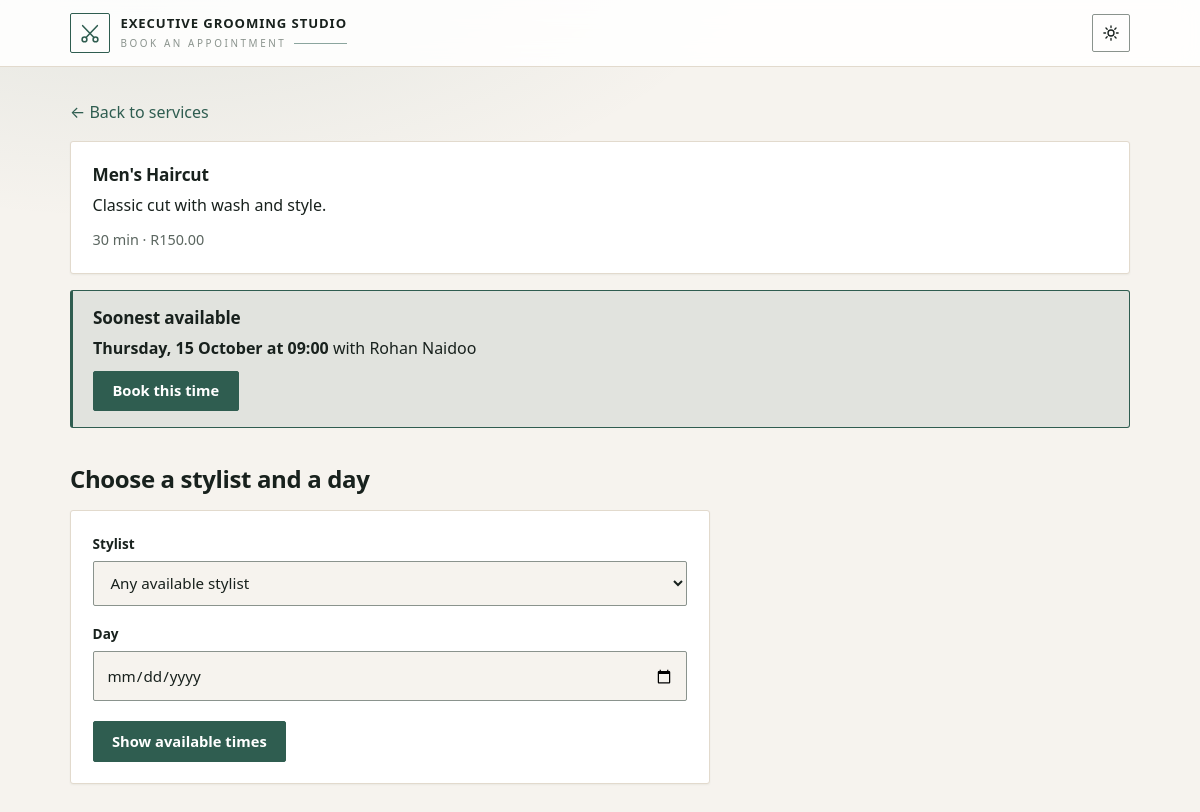
The app's page /public/book.php?service_id=1 with its own data.
### tables this page shows
CREATE TABLE Service (
    service_id INT AUTO_INCREMENT PRIMARY KEY,
    name VARCHAR(100) NOT NULL,
    description TEXT,
    duration_minutes INT NOT NULL CHECK (duration_minutes > 0),
    price DECIMAL(8,2) NOT NULL CHECK (price > 0),
    image VARCHAR(255) NULL    
);

CREATE TABLE Stylist (
    stylist_id INT AUTO_INCREMENT PRIMARY KEY,
    name VARCHAR(100) NOT NULL,
    email VARCHAR(150) NOT NULL UNIQUE,
    password_hash VARCHAR(255) NOT NULL,
    specialty VARCHAR(100),
    working_hours VARCHAR(255) NOT NULL
);

### classes/Service.php (called while the page is built, shortened)
<?php
class Service
{
    public static function find(int $serviceId): ?array
    {
        $db   = Database::getConnection();
        $stmt = $db->prepare(
            'SELECT service_id, name, description, duration_minutes, price, image
             FROM Service
             WHERE service_id = :id'
        );
        $stmt->execute([':id' => $serviceId]);
        $row = $stmt->fetch();
        return $row === false ? null : $row;
    }
}

### config/helpers.php (called while the page is built, shortened)
<?php
function e(string $text): string
{
    return htmlspecialchars($text, ENT_QUOTES, 'UTF-8');
}
function inputText(array $source, string $key, string $default = ''): string
{
    $value = $source[$key] ?? null;
    return is_string($value) ? $value : $default;
}

### classes/Stylist.php (called while the page is built, shortened)
<?php
class Stylist
{
    public static function getAll(): array
    {
        $db   = Database::getConnection();
        $stmt = $db->query(
            'SELECT stylist_id, name, specialty, working_hours
             FROM Stylist
             ORDER BY name'
        );
        return $stmt->fetchAll();
    }
    public static function getWorkingWindow(string $workingHours, DateTimeImmutable $date): ?array
    {
        $dayNumbers = ['Mon' => 1, 'Tue' => 2, 'Wed' => 3, 'Thu' => 4, 'Fri' => 5, 'Sat' => 6, 'Sun' => 7];
        $pattern    = '/^(Mon|Tue|Wed|Thu|Fri|Sat|Sun)-(Mon|Tue|Wed|Thu|Fri|Sat|Sun)\s+(\d{2}):(\d{2})-(\d{2}):(\d{2})$/';
        if (!preg_match($pattern, trim($workingHours), $m)) {
            return null;
        }
        $firstDay = $dayNumbers[$m[1]];
        $lastDay  = $dayNumbers[$m[2]];
        $today    = (int) $date->format('N');
        if ($firstDay <= $lastDay) {
            $works = ($today >= $firstDay && $today <= $lastDay);
        } else {
            $works = ($today >= $firstDay || $today <= $lastDay);
        }
        $open  = $date->setTime((int) $m[3], (int) $m[4]);
        $close = $date->setTime((int) $m[5], (int) $m[6]);
        return ($close > $open) ? [$open, $close] : null;
    }
}

### classes/Booking.php (called while the page is built, shortened)
<?php
require_once __DIR__ . '/Stylist.php';
class Booking
{
    public static function getAvailableSlots(array $stylist, int $durationMinutes, DateTimeImmutable $date, ?int $ignoreBookingId = null): array
    {
        $window = Stylist::getWorkingWindow($stylist['working_hours'], $date);
        [$open, $close] = $window;
        $db   = Database::getConnection();
        $sql    = "SELECT start_time, end_time
                   FROM Booking
                   WHERE stylist_id = :stylist_id
                     AND status <> 'cancelled'
                     AND start_time < :close
                     AND end_time > :open";
        $params = [
            ':stylist_id' => $stylist['stylist_id'],
            ':open'       => $open->format('Y-m-d H:i:s'),
            ':close'      => $close->format('Y-m-d H:i:s'),
        ];
        $stmt = $db->prepare($sql);
        $stmt->execute($params);
        $booked = $stmt->fetchAll();
        $now      = new DateTimeImmutable('now');
        $duration = new DateInterval('PT' . $durationMinutes . 'M');
        $step     = new DateInterval('PT' . self::SLOT_STEP_MINUTES . 'M');
        $slots    = [];
        for ($start = $open; ; $start = $start->add($step)) {
            $end = $start->add($duration);
            if ($end > $close) {
                break;
            }
            if ($start <= $now) {
                continue;
            }
            $slots[] = $start;
        }
        return $slots;
    }
    public static function suggestSlot(array $stylists, ?array $preferred, int $durationMinutes, int $horizonDays = 21): ?array
    {
        $today = new DateTimeImmutable('today');
        $best = null;
        foreach ($stylists as $other) {
            $time = self::soonestFor($other, $durationMinutes, $today, $horizonDays);
            if ($time !== null && ($best === null || $time < $best['start'])) {
                $best = ['stylist' => $other, 'start' => $time, 'preferred' => ($preferred === null)];
            }
        }
        return $best;
    }
    private static function soonestFor(array $stylist, int $durationMinutes, DateTimeImmutable $firstDay, int $horizonDays): ?DateTimeImmutable
    {
        for ($i = 0; $i < $horizonDays; $i++) {
            $slots = self::getAvailableSlots($stylist, $durationMinutes, $firstDay->add(new DateInterval('P' . $i . 'D')));
            if (count($slots) > 0) {
                return $slots[0];
            }
        }
        return null;
    }
    private static function overlapsAny(DateTimeImmutable $start, DateTimeImmutable $end, array $booked): bool
    {
        return false;
    }
}

### public/book.php (the view, shortened to what this page needs)
<?php
require_once __DIR__ . '/../config/helpers.php';
require_once __DIR__ . '/../classes/Service.php';
require_once __DIR__ . '/../classes/Stylist.php';
require_once __DIR__ . '/../classes/Booking.php';
$service  = null;
$stylists = [];
$error    = null;
$serviceId = filter_input(INPUT_GET, 'service_id', FILTER_VALIDATE_INT);
try {
    if ($serviceId !== false && $serviceId !== null) {
        $service = Service::find($serviceId);
    }
    $stylists = Stylist::getAll();
} catch (PDOException $ex) {
    error_log('Could not load booking page: ' . $ex->getMessage());
    $error = 'Sorry, something went wrong on our side. Please try again later.';
}
$stylistChoice = inputText($_GET, 'stylist_id', 'any');
$dateInput     = inputText($_GET, 'date', '');
if (!$error) {
    $selected = [];
    if ($stylistChoice === 'any') {
        $selected = $stylists;
    }
}
$suggestion    = null;
$preferredName = null;
if (!$error && isset($selected) && count($selected) > 0) {
    try {
        $preferred     = ($stylistChoice === 'any') ? null : $selected[0];
        $preferredName = ($preferred !== null) ? $preferred['name'] : null;
        $suggestion    = Booking::suggestSlot($stylists, $preferred, (int) $service['duration_minutes']);
    } catch (PDOException $ex) {
        error_log('Could not work out the soonest time: ' . $ex->getMessage());
    }
}
?>
<!DOCTYPE html>
<html lang="en">
<head>
    <link rel="stylesheet" href="assets/css/style.css?v=<?= (int) @filemtime(__DIR__ . '/assets/css/style.css') ?>">
</head>
<body>
    <header class="site-header">
        <h1>Executive Grooming Studio</h1>
        <p>Book an appointment</p>
    </header>
    <main class="container">
        <p><a href="index.php">&larr; Back to services</a></p>
        <?php if ($error): ?>
            <p class="error"><?= e($error) ?></p>
        <?php else: ?>
            <section class="service-card">
                <h3><?= e($service['name']) ?></h3>
                <p><?= e($service['description'] ?? '') ?></p>
                <p class="meta">
                    <?= (int) $service['duration_minutes'] ?> min
                    &middot; R<?= number_format((float) $service['price'], 2) ?>
                </p>
            </section>
            <?php if (isset($selected) && count($selected) > 0): ?>
                <section class="suggestion">
                    <h3>Soonest available</h3>
                    <?php if ($suggestion === null): ?>
                        <p>There are no free times in the next 21 days<?= $preferredName !== null ? ' with ' . e($preferredName) . ' or any other stylist' : '' ?>. Please try again later or call the salon.</p>
                    <?php else: ?>
                        <p><strong><?= e($suggestion['start']->format('l, j F')) ?> at <?= e($suggestion['start']->format('H:i')) ?></strong>
                            with <?= e($suggestion['stylist']['name']) ?></p>
                        <a class="button" href="book_details.php?<?= e(http_build_query([
                            'service_id' => $service['service_id'],
                            'stylist_id' => $suggestion['stylist']['stylist_id'],
                            'start'      => $suggestion['start']->format('Y-m-d H:i'),
                        ])) ?>">Book this time</a>
                    <?php endif; ?>
                </section>
            <?php endif; ?>
            <h2>Choose a stylist and a day</h2>
            <form method="get" action="book.php" class="booking-form">
                <label for="stylist_id">Stylist</label>
                <select name="stylist_id" id="stylist_id">
                    <option value="any">Any available stylist</option>
                </select>
                <label for="date">Day</label>
                <input type="date" name="date" id="date"
                       min="<?= e((new DateTimeImmutable('today'))->format('Y-m-d')) ?>"
                       value="<?= e($dateInput) ?>" required>
                <button type="submit" class="button">Show available times</button>
            </form>
        <?php endif; ?>
    </main>
</body>
</html>

### records on screen
service: name "Men's Haircut", description "Classic cut with wash and style.", duration_minutes "30", price "150.00"
stylist: name "Rohan Naidoo"

### other values on screen
$suggestion['start']->format('l, j F') "Thursday, 15 October"
$suggestion['start']->format('H:i') "09:00"
